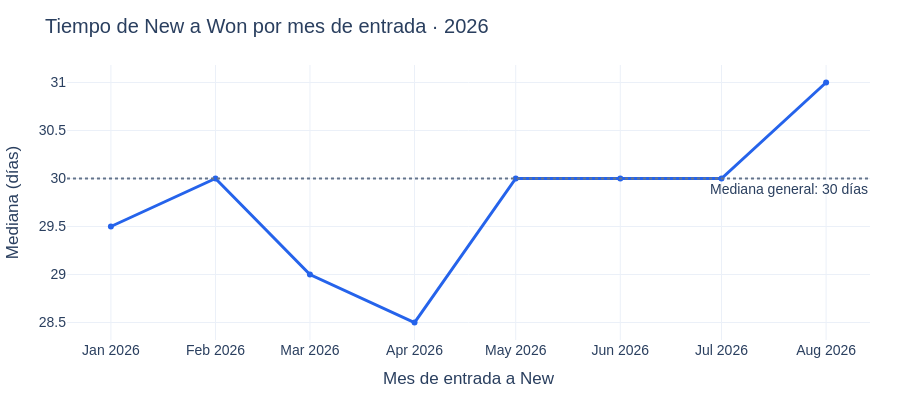

Write notebook code for a chart like this one.
### Code cell
import plotly.graph_objects as go
figura_duracion=go.Figure(go.Scatter(x=resumen_duracion.iloc[:,0], y=resumen_duracion.iloc[:,2], mode="lines+markers", line=dict(color="#2563eb",width=3), hovertemplate="Mes de entrada: %{x}<br>Mediana: %{y} días<extra></extra>"))
figura_duracion.update_layout(title="Tiempo de New a Won por mes de entrada · 2026",template="plotly_white",height=400,font=dict(family="Arial, sans-serif",size=14),margin=dict(l=65,r=30,t=65,b=60),xaxis_title="Mes de entrada a New",yaxis_title="Mediana (días)")
figura_duracion.add_hline(y=mediana_new_won,line_dash="dot",line_color="#64748b",annotation_text=f"Mediana general: {mediana_texto} días",annotation_position="bottom right")
figura_duracion.show(renderer="plotly_mimetype",config=CONFIG)

### Figure 1 — Plotly figure (JSON) as saved in the notebook; plotly's stock layout.template omitted (floating-point values rounded to 4 significant figures)
{"data": [{"hovertemplate": "Mes de entrada: %{x}<br>Mediana: %{y} días<extra></extra>", "line": {"color": "#2563eb", "width": 3}, "mode": "lines+markers", "x": ["2026-01", "2026-02", "2026-03", "2026-04", "2026-05", "2026-06", "2026-07", "2026-08"], "y": [29.5, 30.0, 29.0, 28.5, 30.0, 30.0, 30.0, 31.0], "type": "scatter"}], "layout": {"font": {"family": "Arial, sans-serif", "size": 14}, "margin": {"l": 65, "r": 30, "t": 65, "b": 60}, "title": {"text": "Tiempo de New a Won por mes de entrada · 2026"}, "height": 400, "xaxis": {"title": {"text": "Mes de entrada a New"}}, "yaxis": {"title": {"text": "Mediana (días)"}}, "shapes": [{"line": {"color": "#64748b", "dash": "dot"}, "type": "line", "x0": 0, "x1": 1, "xref": "x domain", "y0": 30.0, "y1": 30.0, "yref": "y"}], "annotations": [{"showarrow": false, "text": "Mediana general: 30 días", "x": 1, "xanchor": "right", "xref": "x domain", "y": 30.0, "yanchor": "top", "yref": "y"}]}}
